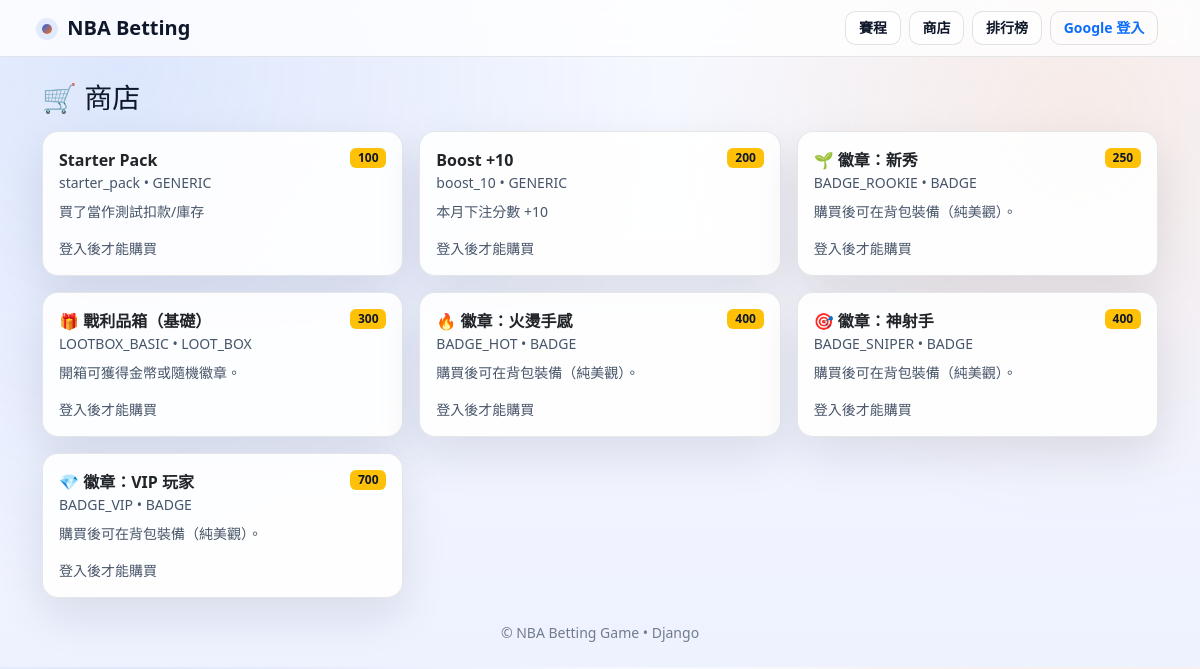
The app's page /shop/ with its own data.
### shop/models.py (models this page shows, shortened)
class ShopItem(models.Model):
    KIND_CHOICES = [
        ("LOOT_BOX", "Loot Box"),
        ("BADGE", "Badge"),
        ("GENERIC", "Generic"),
    ]
    code = models.CharField(max_length=40, unique=True)
    name = models.CharField(max_length=80)
    description = models.TextField(blank=True)
    price = models.IntegerField(default=100)
    active = models.BooleanField(default=True)
    kind = models.CharField(max_length=20, choices=KIND_CHOICES, default="GENERIC")
    payload = models.JSONField(default=dict, blank=True)  # ex: {"badge_code":"VIP"} or {"min_coins":100,"max_coins":400,"badge_chance":0.35}
    image_url = models.URLField(blank=True)

### shop/views.py (the view)
# urls.py: path("", views.shop_list, name="list"),
def shop_list(request):
    items = ShopItem.objects.filter(active=True).order_by("price", "code")
    return render(request, "shop/list.html", {"items": items})

### templates/shop/list.html (shortened to what this page needs)
{% extends "base.html" %}
{% block content %}
<div class="d-flex align-items-center justify-content-between flex-wrap gap-2 mb-3">
  <h3 class="mb-0">🛒 商店</h3>
</div>
<div class="row g-3">
  {% for it in items %}
    <div class="col-12 col-md-6 col-lg-4">
      <div class="card p-3 h-100">
        <div class="d-flex align-items-start justify-content-between gap-2">
          <div>
            <div class="fw-bold">{{ it.name }}</div>
            <div class="text-muted small">{{ it.code }} • {{ it.kind }}</div>
          </div>
          <span class="badge bg-warning text-dark">{{ it.price }}</span>
        </div>
        {% if it.description %}
          <div class="text-muted small mt-2">{{ it.description }}</div>
        {% endif %}
        {% if user.is_authenticated %}
          <form class="mt-3" method="post" action="{% url 'shop:buy' it.id %}">
            {% csrf_token %}
            <button class="btn btn-accent btn-sm w-100">購買</button>
          </form>
        {% else %}
          <div class="mt-3 text-muted small">登入後才能購買</div>
        {% endif %}
      </div>
    </div>
  {% empty %}
    <div class="text-muted">商店目前沒有商品</div>
  {% endfor %}
</div>
{% endblock %}

### static/css/site.css (style rules this page uses)
:root { --bg0:#f7f9ff; --bg1:#eef2ff; --panel: rgba(255,255,255,.90); --border: rgba(15,23,42,.10); --text:#0f172a; --muted:#475569; --accent:#2563eb; --accent2:#f97316; --shadow: 0 18px 45px rgba(15,23,42,.10); }
body { background: radial-gradient(1200px circle at 10% 10%, rgba(37,99,235,0.12), transparent 45%), radial-gradient(900px circle at 90% 18%, rgba(249,115,22,0.10), transparent 45%), linear-gradient(180deg, var(--bg0), var(--bg1)); color: var(--text); font-family: system-ui, -apple-system, "Segoe UI", Roboto, "Noto Sans TC", "Microsoft JhengHei", sans-serif; }
.text-muted { color: var(--muted) !important; }
.text-dark { color: var(--text) !important; }
.card { background: var(--panel); border: 1px solid var(--border); border-radius: 16px; box-shadow: var(--shadow); }

### records on screen
ShopItem: name "Starter Pack", code "starter_pack", kind "GENERIC", price "100", description "買了當作測試扣款/庫存"
ShopItem: name "Boost +10", code "boost_10", kind "GENERIC", price "200", description "本月下注分數 +10"
ShopItem: name "🌱 徽章：新秀", code "BADGE_ROOKIE", kind "BADGE", price "250", description "購買後可在背包裝備（純美觀）。"
ShopItem: name "🎁 戰利品箱（基礎）", code "LOOTBOX_BASIC", kind "LOOT_BOX", price "300", description "開箱可獲得金幣或隨機徽章。"
ShopItem: name "🔥 徽章：火燙手感", code "BADGE_HOT", kind "BADGE", price "400", description "購買後可在背包裝備（純美觀）。"
ShopItem: name "🎯 徽章：神射手", code "BADGE_SNIPER", kind "BADGE", price "400", description "購買後可在背包裝備（純美觀）。"
ShopItem: name "💎 徽章：VIP 玩家", code "BADGE_VIP", kind "BADGE", price "700", description "購買後可在背包裝備（純美觀）。"
